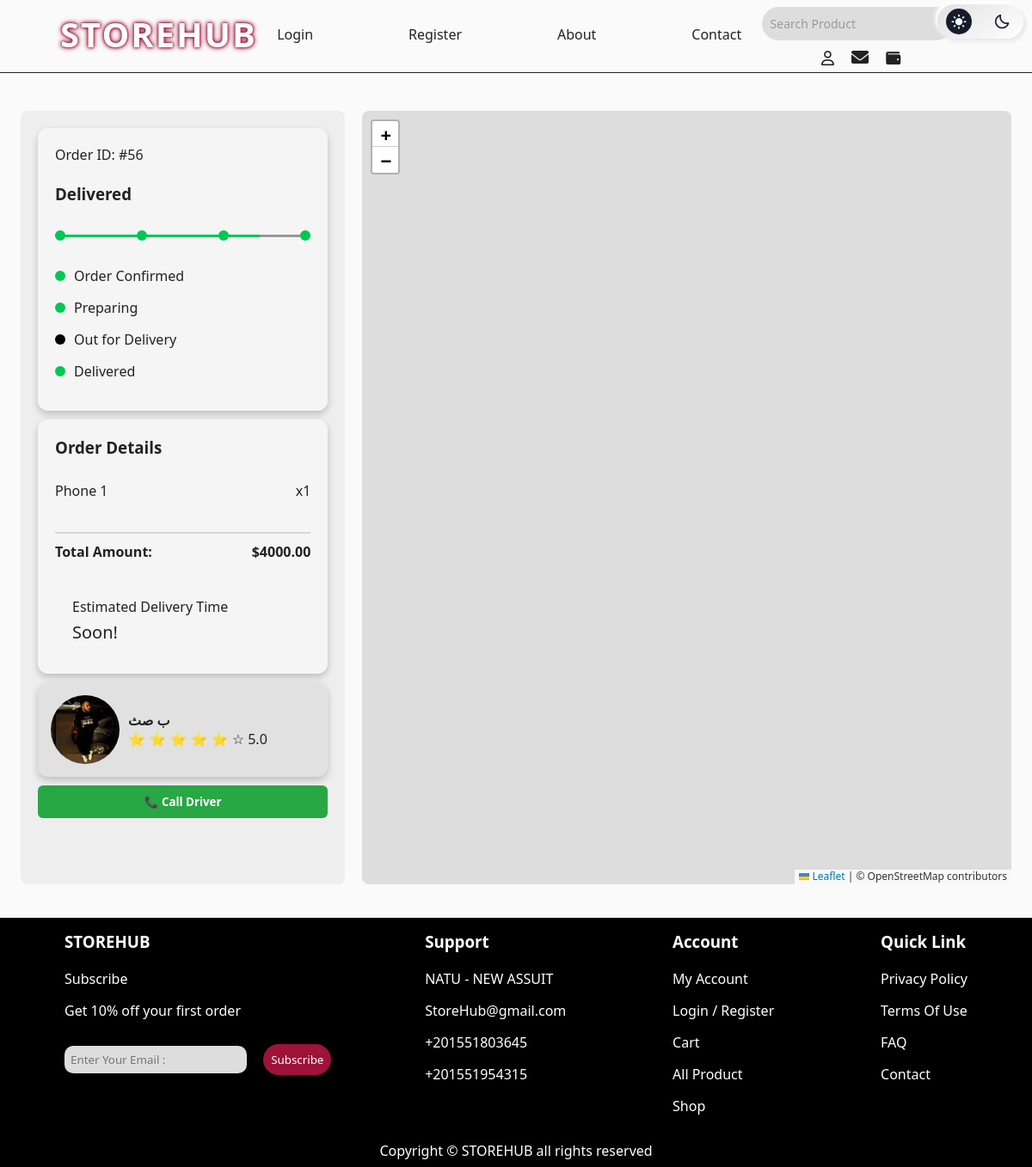
The page /order/56/ on the database as committed earlier.
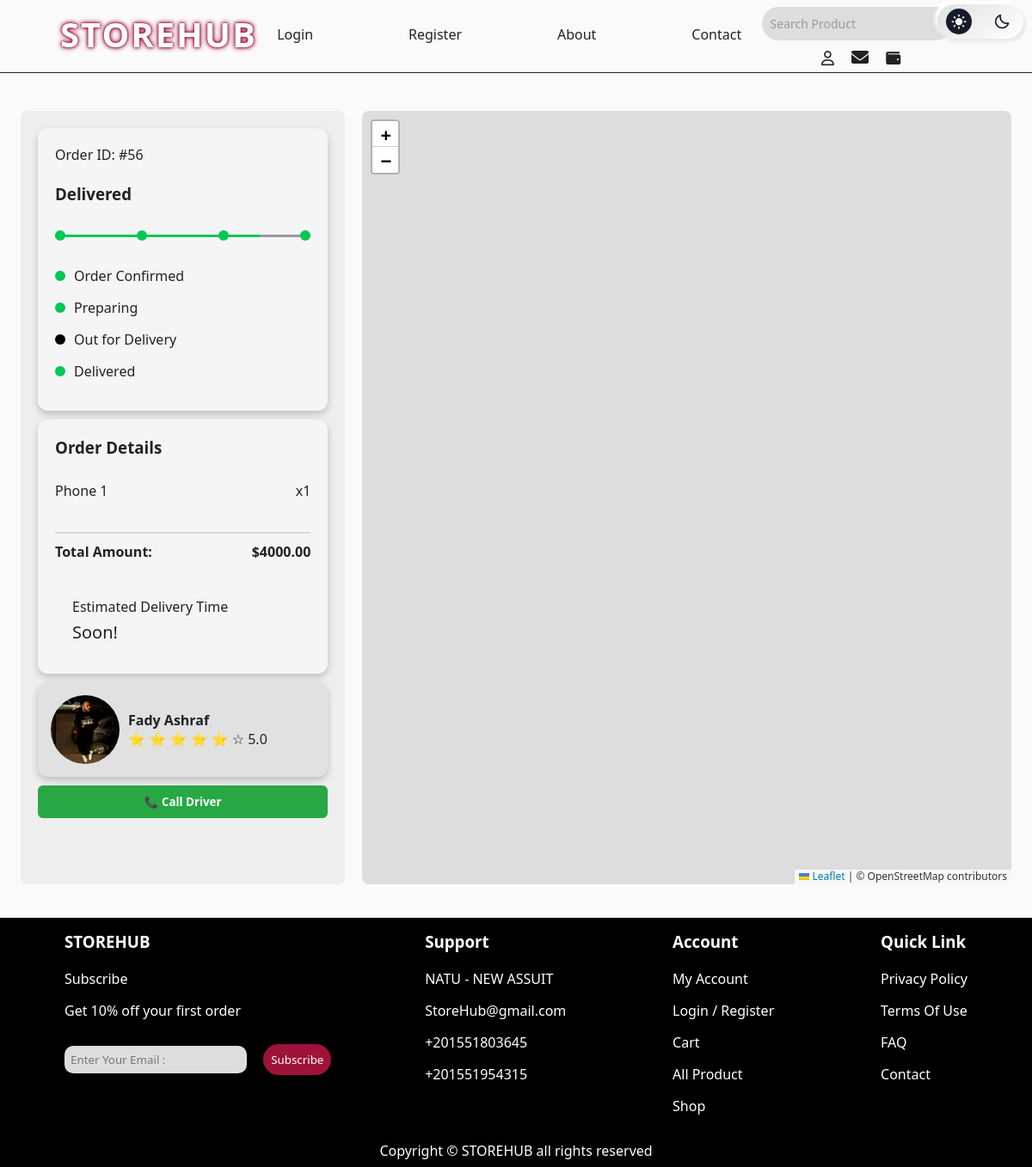
The same page on the database as committed later.
### pages/models.py (models this page shows, shortened)
class UserProfile(models.Model):
    ROLE_CHOICES = [
        ('user', 'User'),
        ('delivery_agent', 'Delivery Agent'),
        ('saler', 'Saler'),
        ('admin', 'Admin'),
    ]
    lat = models.FloatField(null=True, blank=True)
    lng = models.FloatField(null=True, blank=True)
    profile_image = models.ImageField(upload_to='profile_images/', blank=True, null=True, default='default_driver.jpg')
    rating = models.DecimalField(max_digits=2, decimal_places=1, default=5.0)  # من 5 نجوم
    user = models.OneToOneField(User, on_delete=models.CASCADE)  # ارتباط كل مستخدم ببروفايل خاص بيه
    role = models.CharField(max_length=50, choices=ROLE_CHOICES, default='user')
    phone_number = models.CharField(max_length=15, blank=True, null=True)
    created_at = models.DateTimeField(auto_now_add=True)

### pages/views.py (the view)
# urls.py: path('order/<int:order_id>/', views.order_detail, name='order_detail'),
def order_detail(request, order_id):
    order = get_object_or_404(Order, id=order_id)
    items = order.items.all()
    total_price = sum(item.product.price * item.quantity for item in items)
    delivery_agent_profile = None
    filled_stars = 0
    empty_stars = 5
    if order.delivery_agent:
        delivery_agent_profile = UserProfile.objects.filter(user=order.delivery_agent).first()
        if delivery_agent_profile and delivery_agent_profile.rating:
            filled_stars = int(round(delivery_agent_profile.rating))
            empty_stars = 5 - filled_stars
    seller_lat = None
    seller_lng = None
    if items:
        product = items[0].product
        seller_lat = product.seller_lat
        seller_lng = product.seller_lng
    context = {
        'order': order,
        'items': items,
        'total_price': total_price,
        'delivery_agent_profile': delivery_agent_profile,
        'filled_stars': filled_stars,
        'empty_stars': empty_stars,
        'client_lat': order.client_lat,
        'client_lng': order.client_lng,
        'driver_lat': order.delivery_agent_lat,
        'driver_lng': order.delivery_agent_lng,
        'seller_lat': seller_lat,
        'seller_lng': seller_lng,
    }
    return render(request, 'delivery agent/Delivery Order Details.html', context)

### templates/delivery agent/Delivery Order Details.html (shortened to what the changed rows need)
{% extends 'pages/base.html' %}
{% block content %}
{% load static %}
<!DOCTYPE html>
<html lang="en">
  <head>
    <link rel="stylesheet" href="https://unpkg.com/leaflet@1.9.4/dist/leaflet.css" />
    <link rel="stylesheet" href="{% static 'css/style_delivery.css' %}" />
    <link
      rel="stylesheet"
      href="https://cdnjs.cloudflare.com/ajax/libs/font-awesome/6.7.2/css/all.min.css"
 />
    <link
      href="https://unpkg.com/boxicons@2.1.2/css/boxicons.min.css"
      rel="stylesheet" />
    <link
      href="https://cdnjs.cloudflare.com/ajax/libs/font-awesome/6.0.0-beta3/css/all.min.css"
      rel="stylesheet" />
  </head>
  <body class="light">
    <div class="CustomerOrder">
        <div class="content-container">
            <div class="containera">
                <div class="driver-info">
                    {% if delivery_agent_profile %}
                        <img src="{{ delivery_agent_profile.profile_image.url }}" alt="Driver" style="width: 80px; height: 80px; object-fit: cover; border-radius: 50%;">
                        <div>
                            <h4>{{ delivery_agent_profile.user.first_name }} {{ delivery_agent_profile.user.last_name }}</h4>
                            <p>
                                {% for _ in "x"|ljust:filled_stars %}
                                    ⭐
                                {% endfor %}
                                {% for _ in "x"|ljust:empty_stars %}
                                    ☆
                                {% endfor %}
                                {{ delivery_agent_profile.rating|default:"0.0" }}
                            </p>
                        </div>
                    {% else %}
                        <p>لا يوجد سائق مخصص لهذا الطلب.</p>
                    {% endif %}
                </div>
            </div>
        </div>
          <link rel="stylesheet" href="https://unpkg.com/leaflet@1.9.4/dist/leaflet.css" />
    </div>
  </body>
</html>
{% endblock %}

Rows that differ between the two databases and show on the page:
changed through a linked row, UserProfile: user.first_name "ب" → "Fady"; user.last_name "صث" → "Ashraf"
